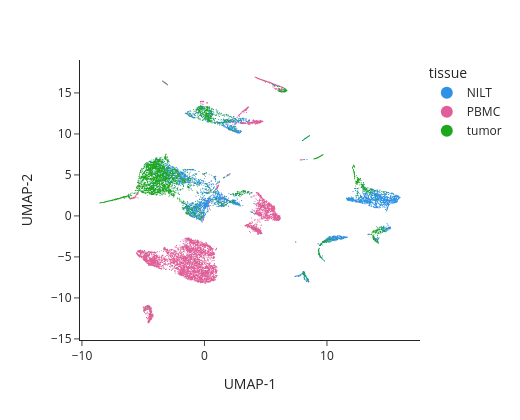

Notebook source saved alongside this figure:
### Code cell
tiles.obs['tissue'] = list(meta['tissue'])
snap.pl.umap(tiles, color='tissue', sample_size=15000, width=520, height=420)

### Figure 1 — Plotly figure (JSON) as saved in the notebook; plotly's stock layout.template omitted (floating-point values rounded to 4 significant figures; data arrays with more than 128 entries replaced by an {"elided": "..."} marker saying what was removed)
{"data": [{"hovertemplate": "tissue=NILT<br>UMAP-1=%{x}<br>UMAP-2=%{y}<extra></extra>", "legendgroup": "NILT", "marker": {"color": "#2E91E5", "opacity": 1, "size": 1.216, "symbol": "circle"}, "mode": "markers", "name": "NILT", "showlegend": true, "type": "scattergl", "x": {"elided": "5208 float values"}, "xaxis": "x", "y": {"elided": "5208 float values"}, "yaxis": "y"}, {"hovertemplate": "tissue=PBMC<br>UMAP-1=%{x}<br>UMAP-2=%{y}<extra></extra>", "legendgroup": "PBMC", "marker": {"color": "#E15F99", "opacity": 1, "size": 1.216, "symbol": "circle"}, "mode": "markers", "name": "PBMC", "showlegend": true, "type": "scattergl", "x": {"elided": "6364 float values"}, "xaxis": "x", "y": {"elided": "6364 float values"}, "yaxis": "y"}, {"hovertemplate": "tissue=tumor<br>UMAP-1=%{x}<br>UMAP-2=%{y}<extra></extra>", "legendgroup": "tumor", "marker": {"color": "#1CA71C", "opacity": 1, "size": 1.216, "symbol": "circle"}, "mode": "markers", "name": "tumor", "showlegend": true, "type": "scattergl", "x": {"elided": "3428 float values"}, "xaxis": "x", "y": {"elided": "3428 float values"}, "yaxis": "y"}], "layout": {"height": 420, "legend": {"itemsizing": "constant", "title": {"text": "tissue"}, "tracegroupgap": 0}, "margin": {"t": 60}, "width": 520, "xaxis": {"anchor": "y", "domain": [0.0, 1.0], "title": {"text": "UMAP-1"}}, "yaxis": {"anchor": "x", "domain": [0.0, 1.0], "title": {"text": "UMAP-2"}}}}
